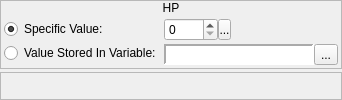
            <widget class="QWidget" name="hero_wHP">
             <layout class="QVBoxLayout" name="verticalLayout_58">
              <property name="spacing">
               <number>3</number>
              </property>
              <property name="margin">
               <number>0</number>
              </property>
              <item>
               <widget class="QFrame" name="frame_42">
                <property name="sizePolicy">
                 <sizepolicy hsizetype="Preferred" vsizetype="Fixed">
                  <horstretch>0</horstretch>
                  <verstretch>0</verstretch>
                 </sizepolicy>
                </property>
                <property name="frameShape">
                 <enum>QFrame::StyledPanel</enum>
                </property>
                <property name="frameShadow">
                 <enum>QFrame::Raised</enum>
                </property>
                <layout class="QVBoxLayout" name="verticalLayout_57">
                 <property name="spacing">
                  <number>0</number>
                 </property>
                 <property name="margin">
                  <number>0</number>
                 </property>
                 <item>
                  <widget class="QLabel" name="label_25">
                   <property name="sizePolicy">
                    <sizepolicy hsizetype="Preferred" vsizetype="Fixed">
                     <horstretch>0</horstretch>
                     <verstretch>0</verstretch>
                    </sizepolicy>
                   </property>
                   <property name="text">
                    <string>HP</string>
                   </property>
                   <property name="alignment">
                    <set>Qt::AlignCenter</set>
                   </property>
                  </widget>
                 </item>
                 <item>
                  <widget class="QWidget" name="widget_50" native="true">
                   <layout class="QHBoxLayout" name="horizontalLayout_52">
                    <property name="spacing">
                     <number>3</number>
                    </property>
                    <property name="margin">
                     <number>3</number>
                    </property>
                    <item>
                     <widget class="QWidget" name="widget_58" native="true">
                      <property name="sizePolicy">
                       <sizepolicy hsizetype="Fixed" vsizetype="Preferred">
                        <horstretch>0</horstretch>
                        <verstretch>0</verstretch>
                       </sizepolicy>
                      </property>
                      <layout class="QVBoxLayout" name="verticalLayout_67">
                       <property name="spacing">
                        <number>3</number>
                       </property>
                       <property name="margin">
                        <number>0</number>
                       </property>
                       <item>
                        <widget class="QRadioButton" name="herohp_rbSpecificValue">
                         <property name="text">
                          <string>Specific Value:</string>
                         </property>
                         <property name="checked">
                          <bool>true</bool>
                         </property>
                        </widget>
                       </item>
                       <item>
                        <widget class="QRadioButton" name="herohp_rbStoredValue">
                         <property name="text">
                          <string>Value Stored In Variable:</string>
                         </property>
                        </widget>
                       </item>
                      </layout>
                     </widget>
                    </item>
                    <item>
                     <widget class="QWidget" name="widget_59" native="true">
                      <layout class="QVBoxLayout" name="verticalLayout_73">
                       <property name="spacing">
                        <number>3</number>
                       </property>
                       <property name="margin">
                        <number>0</number>
                       </property>
                       <item>
                        <widget class="QWidget" name="herohp_wValue" native="true">
                         <property name="sizePolicy">
                          <sizepolicy hsizetype="Fixed" vsizetype="Fixed">
                           <horstretch>0</horstretch>
                           <verstretch>0</verstretch>
                          </sizepolicy>
                         </property>
                         <layout class="QHBoxLayout" name="horizontalLayout_59">
                          <property name="spacing">
                           <number>0</number>
                          </property>
                          <property name="margin">
                           <number>0</number>
                          </property>
                          <item>
                           <widget class="QSpinBox" name="herohp_sbValue">
                            <property name="sizePolicy">
                             <sizepolicy hsizetype="Preferred" vsizetype="Fixed">
                              <horstretch>0</horstretch>
                              <verstretch>0</verstretch>
                             </sizepolicy>
                            </property>
                            <property name="accelerated">
                             <bool>true</bool>
                            </property>
                            <property name="maximum">
                             <number>9999</number>
                            </property>
                           </widget>
                          </item>
                          <item>
                           <widget class="SpinBoxSideButton" name="herohp_bValueSideButton">
                            <property name="minimumSize">
                             <size>
                              <width>13</width>
                              <height>21</height>
                             </size>
                            </property>
                            <property name="maximumSize">
                             <size>
                              <width>13</width>
                              <height>21</height>
                             </size>
                            </property>
                            <property name="text">
                             <string>...</string>
                            </property>
                            <property name="icon">
                             <iconset resource="gui_icons.qrc">
                              <normaloff>:/icons/spinBoxSideButton.png</normaloff>:/icons/spinBoxSideButton.png</iconset>
                            </property>
                            <property name="iconSize">
                             <size>
                              <width>8</width>
                              <height>16</height>
                             </size>
                            </property>
                           </widget>
                          </item>
                         </layout>
                        </widget>
                       </item>
                       <item>
                        <widget class="QWidget" name="herohp_wVariable" native="true">
                         <property name="sizePolicy">
                          <sizepolicy hsizetype="Preferred" vsizetype="Fixed">
                           <horstretch>0</horstretch>
                           <verstretch>0</verstretch>
                          </sizepolicy>
                         </property>
                         <layout class="QHBoxLayout" name="horizontalLayout_60">
                          <property name="spacing">
                           <number>0</number>
                          </property>
                          <property name="margin">
                           <number>0</number>
                          </property>
                          <item>
                           <widget class="QLabel" name="herohp_lblVariable">
                            <property name="sizePolicy">
                             <sizepolicy hsizetype="Preferred" vsizetype="Preferred">
                              <horstretch>0</horstretch>
                              <verstretch>0</verstretch>
                             </sizepolicy>
                            </property>
                            <property name="minimumSize">
                             <size>
                              <width>150</width>
                              <height>0</height>
                             </size>
                            </property>
                            <property name="font">
                             <font>
                              <family>Monospace</family>
                             </font>
                            </property>
                            <property name="styleSheet">
                             <string notr="true">background-color: palette(base);</string>
                            </property>
                            <property name="frameShape">
                             <enum>QFrame::Panel</enum>
                            </property>
                            <property name="frameShadow">
                             <enum>QFrame::Sunken</enum>
                            </property>
                            <property name="lineWidth">
                             <number>2</number>
                            </property>
                            <property name="text">
                             <string/>
                            </property>
                           </widget>
                          </item>
                          <item>
                           <widget class="QToolButton" name="herohp_bBrowseVariables">
                            <property name="text">
                             <string>...</string>
                            </property>
                            <property name="icon">
                             <iconset resource="gui_icons.qrc">
                              <normaloff>:/icons/fileopen.png</normaloff>:/icons/fileopen.png</iconset>
                            </property>
                           </widget>
                          </item>
                         </layout>
                        </widget>
                       </item>
                      </layout>
                     </widget>
                    </item>
                   </layout>
                  </widget>
                 </item>
                </layout>
               </widget>
              </item>
              <item>
               <widget class="QFrame" name="frame_43">
                <property name="frameShape">
                 <enum>QFrame::StyledPanel</enum>
                </property>
                <property name="frameShadow">
                 <enum>QFrame::Raised</enum>
                </property>
               </widget>
              </item>
             </layout>
            </widget>
